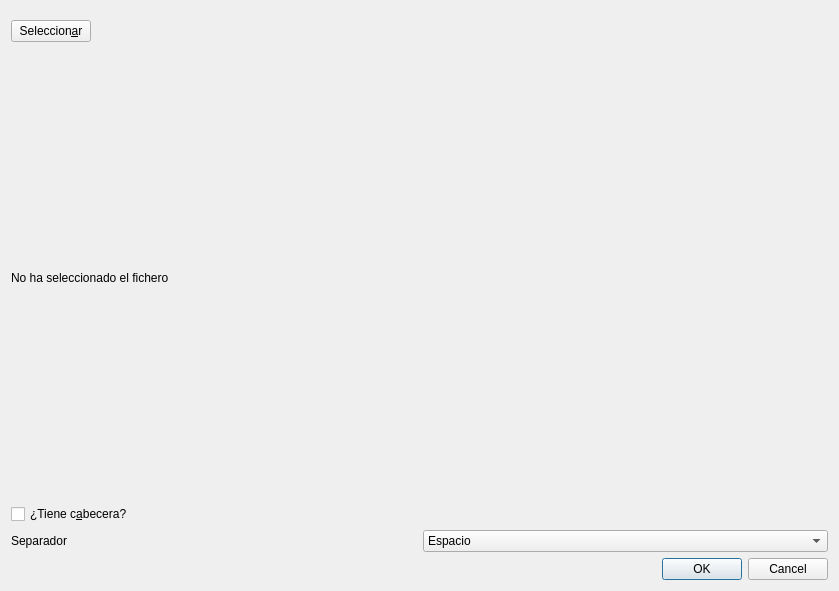
<?xml version="1.0" encoding="UTF-8"?>
<ui version="4.0">
 <class>DialogoImportarTexto</class>
 <widget class="QDialog" name="DialogoImportarTexto">
  <property name="geometry">
   <rect>
    <x>0</x>
    <y>0</y>
    <width>839</width>
    <height>591</height>
   </rect>
  </property>
  <property name="windowTitle">
   <string>Import File</string>
  </property>
  <layout class="QVBoxLayout" name="verticalLayout_2">
   <item>
    <layout class="QVBoxLayout" name="verticalLayout">
     <property name="sizeConstraint">
      <enum>QLayout::SetDefaultConstraint</enum>
     </property>
     <item>
      <layout class="QHBoxLayout">
       <item>
        <widget class="QPushButton" name="pushButton1">
         <property name="text">
          <string>Seleccion&amp;ar</string>
         </property>
         <property name="shortcut">
          <string>Alt+A</string>
         </property>
        </widget>
       </item>
       <item>
        <spacer name="spacer1">
         <property name="orientation">
          <enum>Qt::Horizontal</enum>
         </property>
         <property name="sizeType">
          <enum>QSizePolicy::Expanding</enum>
         </property>
         <property name="sizeHint" stdset="0">
          <size>
           <width>231</width>
           <height>41</height>
          </size>
         </property>
        </spacer>
       </item>
      </layout>
     </item>
     <item>
      <widget class="QLabel" name="textLabel1">
       <property name="text">
        <string>No ha seleccionado el fichero</string>
       </property>
       <property name="wordWrap">
        <bool>false</bool>
       </property>
      </widget>
     </item>
     <item>
      <widget class="QCheckBox" name="checkBox1">
       <property name="text">
        <string>¿Tiene c&amp;abecera?</string>
       </property>
       <property name="shortcut">
        <string>Alt+A</string>
       </property>
      </widget>
     </item>
     <item>
      <layout class="QHBoxLayout" name="horizontalLayout">
       <item>
        <widget class="QLabel" name="textLabel3">
         <property name="text">
          <string>Separador</string>
         </property>
         <property name="wordWrap">
          <bool>false</bool>
         </property>
        </widget>
       </item>
       <item>
        <widget class="QComboBox" name="comboBox1">
         <item>
          <property name="text">
           <string>Espacio</string>
          </property>
         </item>
         <item>
          <property name="text">
           <string>Tabulador</string>
          </property>
         </item>
         <item>
          <property name="text">
           <string>Dos puntos</string>
          </property>
         </item>
        </widget>
       </item>
      </layout>
     </item>
     <item>
      <widget class="QDialogButtonBox" name="buttonBox">
       <property name="orientation">
        <enum>Qt::Horizontal</enum>
       </property>
       <property name="standardButtons">
        <set>QDialogButtonBox::Cancel|QDialogButtonBox::Ok</set>
       </property>
      </widget>
     </item>
    </layout>
   </item>
  </layout>
 </widget>
 <resources/>
 <connections>
  <connection>
   <sender>buttonBox</sender>
   <signal>accepted()</signal>
   <receiver>DialogoImportarTexto</receiver>
   <slot>accept()</slot>
   <hints>
    <hint type="sourcelabel">
     <x>248</x>
     <y>254</y>
    </hint>
    <hint type="destinationlabel">
     <x>157</x>
     <y>274</y>
    </hint>
   </hints>
  </connection>
  <connection>
   <sender>buttonBox</sender>
   <signal>rejected()</signal>
   <receiver>DialogoImportarTexto</receiver>
   <slot>reject()</slot>
   <hints>
    <hint type="sourcelabel">
     <x>316</x>
     <y>260</y>
    </hint>
    <hint type="destinationlabel">
     <x>286</x>
     <y>274</y>
    </hint>
   </hints>
  </connection>
 </connections>
</ui>
